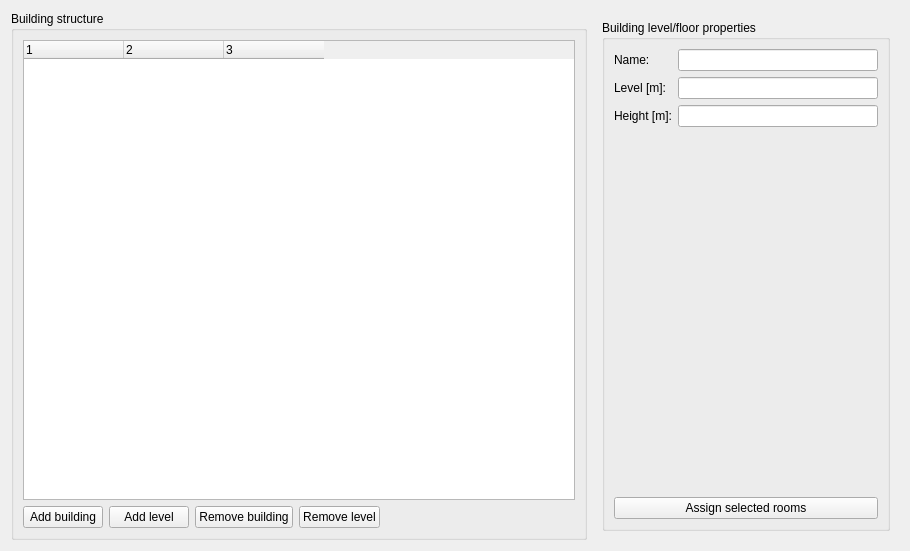
<?xml version="1.0" encoding="UTF-8"?>
<ui version="4.0">
 <class>SVPropFloorManagerWidget</class>
 <widget class="QWidget" name="SVPropFloorManagerWidget">
  <property name="geometry">
   <rect>
    <x>0</x>
    <y>0</y>
    <width>910</width>
    <height>551</height>
   </rect>
  </property>
  <property name="windowTitle">
   <string>Floor manager</string>
  </property>
  <layout class="QHBoxLayout" name="horizontalLayout" stretch="1,0">
   <item>
    <widget class="QGroupBox" name="groupBox">
     <property name="title">
      <string>Building structure</string>
     </property>
     <layout class="QGridLayout" name="gridLayout">
      <item row="0" column="0" colspan="5">
       <widget class="QTreeWidget" name="treeWidget">
        <property name="alternatingRowColors">
         <bool>true</bool>
        </property>
        <property name="columnCount">
         <number>3</number>
        </property>
        <attribute name="headerStretchLastSection">
         <bool>false</bool>
        </attribute>
        <column>
         <property name="text">
          <string notr="true">1</string>
         </property>
        </column>
        <column>
         <property name="text">
          <string notr="true">2</string>
         </property>
        </column>
        <column>
         <property name="text">
          <string notr="true">3</string>
         </property>
        </column>
       </widget>
      </item>
      <item row="1" column="0">
       <widget class="QPushButton" name="pushButtonAddBuilding">
        <property name="text">
         <string>Add building</string>
        </property>
        <property name="icon">
         <iconset resource="../resources/SIM-VICUS.qrc">
          <normaloff>:/gfx/actions/24x24/plus.png</normaloff>:/gfx/actions/24x24/plus.png</iconset>
        </property>
       </widget>
      </item>
      <item row="1" column="3">
       <widget class="QPushButton" name="pushButtonRemoveLevel">
        <property name="text">
         <string>Remove level</string>
        </property>
        <property name="icon">
         <iconset resource="../resources/SIM-VICUS.qrc">
          <normaloff>:/gfx/actions/24x24/minus.png</normaloff>:/gfx/actions/24x24/minus.png</iconset>
        </property>
       </widget>
      </item>
      <item row="1" column="1">
       <widget class="QPushButton" name="pushButtonAddLevel">
        <property name="text">
         <string>Add level</string>
        </property>
        <property name="icon">
         <iconset resource="../resources/SIM-VICUS.qrc">
          <normaloff>:/gfx/actions/24x24/plus.png</normaloff>:/gfx/actions/24x24/plus.png</iconset>
        </property>
       </widget>
      </item>
      <item row="1" column="2">
       <widget class="QPushButton" name="pushButtonRemoveBuilding">
        <property name="text">
         <string>Remove building</string>
        </property>
        <property name="icon">
         <iconset resource="../resources/SIM-VICUS.qrc">
          <normaloff>:/gfx/actions/24x24/minus.png</normaloff>:/gfx/actions/24x24/minus.png</iconset>
        </property>
       </widget>
      </item>
      <item row="1" column="4">
       <spacer name="horizontalSpacer">
        <property name="orientation">
         <enum>Qt::Horizontal</enum>
        </property>
        <property name="sizeHint" stdset="0">
         <size>
          <width>79</width>
          <height>20</height>
         </size>
        </property>
       </spacer>
      </item>
     </layout>
    </widget>
   </item>
   <item>
    <widget class="QStackedWidget" name="stackedWidget">
     <property name="currentIndex">
      <number>1</number>
     </property>
     <widget class="QWidget" name="page">
      <layout class="QVBoxLayout" name="verticalLayout">
       <item>
        <widget class="QGroupBox" name="groupBoxBuildingProperties">
         <property name="title">
          <string>Building properties</string>
         </property>
         <layout class="QGridLayout" name="gridLayout_4">
          <item row="0" column="0">
           <widget class="QLabel" name="label">
            <property name="text">
             <string>Name:</string>
            </property>
           </widget>
          </item>
          <item row="0" column="1">
           <widget class="QLineEdit" name="lineEditBuildingName"/>
          </item>
          <item row="1" column="1">
           <spacer name="verticalSpacer_2">
            <property name="orientation">
             <enum>Qt::Vertical</enum>
            </property>
            <property name="sizeHint" stdset="0">
             <size>
              <width>20</width>
              <height>40</height>
             </size>
            </property>
           </spacer>
          </item>
          <item row="2" column="0" colspan="2">
           <widget class="QPushButton" name="pushButtonAssignLevel">
            <property name="text">
             <string>Assign selected levels</string>
            </property>
           </widget>
          </item>
         </layout>
        </widget>
       </item>
      </layout>
     </widget>
     <widget class="QWidget" name="page_2">
      <layout class="QVBoxLayout" name="verticalLayout_2">
       <item>
        <widget class="QGroupBox" name="groupBoxLevelProperties">
         <property name="title">
          <string>Building level/floor properties</string>
         </property>
         <layout class="QGridLayout" name="gridLayout_2">
          <item row="0" column="0">
           <widget class="QLabel" name="label_2">
            <property name="text">
             <string>Name:</string>
            </property>
           </widget>
          </item>
          <item row="0" column="1">
           <widget class="QLineEdit" name="lineEditLevelName">
            <property name="minimumSize">
             <size>
              <width>200</width>
              <height>0</height>
             </size>
            </property>
           </widget>
          </item>
          <item row="1" column="0">
           <widget class="QLabel" name="label_3">
            <property name="text">
             <string>Level [m]:</string>
            </property>
           </widget>
          </item>
          <item row="1" column="1">
           <widget class="QtExt::ValidatingLineEdit" name="lineEditLevel"/>
          </item>
          <item row="2" column="0">
           <widget class="QLabel" name="label_4">
            <property name="text">
             <string>Height [m]:</string>
            </property>
           </widget>
          </item>
          <item row="2" column="1">
           <widget class="QtExt::ValidatingLineEdit" name="lineEditHeight"/>
          </item>
          <item row="3" column="1">
           <spacer name="verticalSpacer">
            <property name="orientation">
             <enum>Qt::Vertical</enum>
            </property>
            <property name="sizeHint" stdset="0">
             <size>
              <width>20</width>
              <height>40</height>
             </size>
            </property>
           </spacer>
          </item>
          <item row="4" column="0" colspan="2">
           <widget class="QPushButton" name="pushButtonAssignRooms">
            <property name="text">
             <string>Assign selected rooms</string>
            </property>
           </widget>
          </item>
         </layout>
        </widget>
       </item>
      </layout>
     </widget>
    </widget>
   </item>
  </layout>
 </widget>
 <customwidgets>
  <customwidget>
   <class>QtExt::ValidatingLineEdit</class>
   <extends>QLineEdit</extends>
   <header location="global">QtExt_ValidatingLineEdit.h</header>
  </customwidget>
 </customwidgets>
 <resources>
  <include location="../resources/SIM-VICUS.qrc"/>
 </resources>
 <connections/>
</ui>
